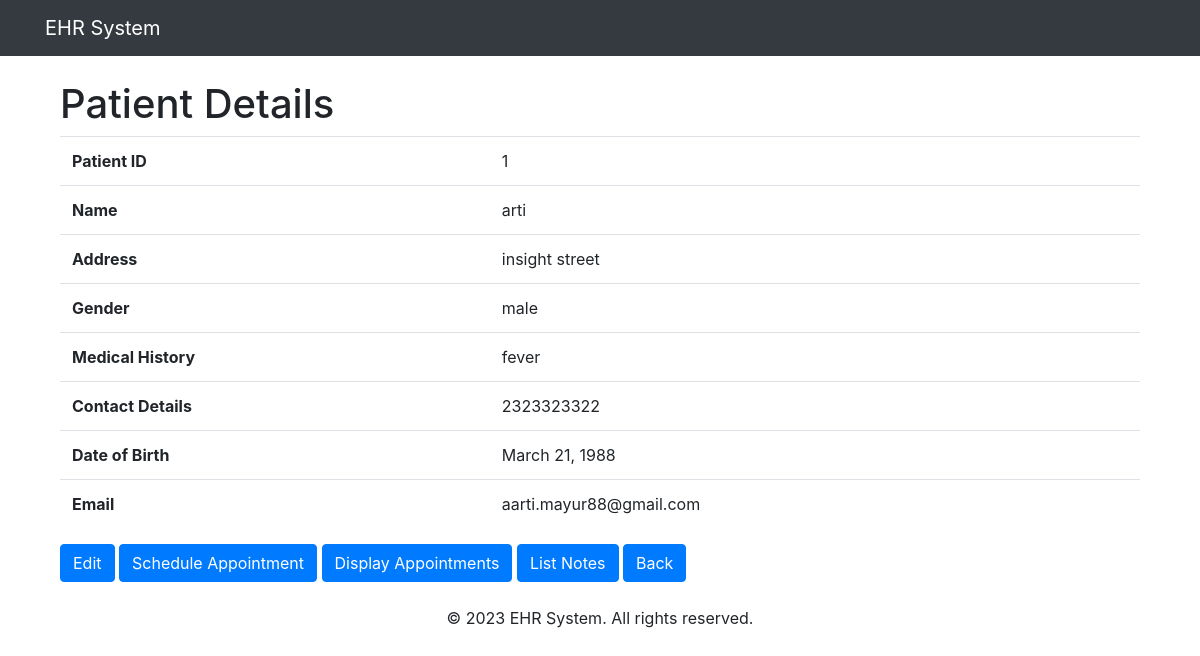
The app's page /patient/1/ with its own data.
### registration/models.py (models this page shows)
class Patient(models.Model):
    GENDER_CHOICES = (
        ('male', 'Male'),
        ('female', 'Female'),
        ('transgender', 'Transgender'),
    )
    name = models.CharField(max_length=255)
    contact_details = models.CharField(max_length=10, null=True, unique=True)
    dob = models.DateField(blank=True,null=True)
    email = models.CharField(max_length=255, null=True)
    gender = models.CharField(max_length=255, choices=GENDER_CHOICES, null=True)
    address = models.CharField(max_length=255, null=True)
    medical_history = models.CharField(max_length=2000, null=True)
    def __str__(self):
        return self.name

### patient/views.py (the view)
# urls.py: path('<int:patient_id>/', views.patient_details, name="patient_details"),
def patient_details(request, patient_id):
    patient=Patient.objects.get(id=patient_id)
    print(patient)
    return render(request, 'patient-details.html',{'patient':patient})

### templates/patient-details.html (shortened to what this page needs)
{% extends 'base.html' %}
{% block content %}
    <div class="container">
        <h1>Patient Details</h1>
        <table class="table">
            <tbody>
                <tr>
                    <th>Patient ID</th>
                    <td>{{patient.id}}</td>
                </tr>
                <tr>
                    <th>Name</th>
                    <td>{{patient.name}}</td>
                </tr>
                <tr>
                    <th>Address</th>
                    <td>{{patient.address}}</td>
                </tr>
                <tr>
                    <th>Gender</th>
                    <td>{{patient.gender}}</td>
                </tr>
                <tr>
                    <th>Medical History</th>
                    <td>{{patient.medical_history}}</td>
                </tr>
                <tr>
                    <th>Contact Details</th>
                    <td>{{patient.contact_details}}</td>
                </tr>
                <tr>
                    <th>Date of Birth</th>
                    <td>{{patient.dob}}</td>
                </tr>
                <tr>
                    <th>Email</th>
                    <td>{{patient.email}}</td>
                </tr>
            </tbody>
        </table>
        <a href='{% url 'patient:edit' patient.id %}' id="updateBtn" class="btn btn-primary" >Edit</a>
        <a href='{% url 'appointment:schedule' patient.id %}' id="scheduleappointmentsBtn" class="btn btn-primary">Schedule Appointment</a>
        <a href='{% url 'patient:appointments' patient.id %}' id="listappointmentsBtn" class="btn btn-primary" >Display Appointments</a>
        <a href='{% url 'patient:noteDetail' patient.id %}' id="listnotesBtn" class="btn btn-primary" >List Notes</a>
        <a href='{% url 'patient:search_patient' %}' id="search" class="btn btn-primary" >Back</a>
    </div>
{% endblock %}

### records on screen
Patient: id "1", name "arti", address "insight street", gender "male", medical_history "fever", contact_details "2323323322", dob "March 21, 1988", email "aarti.mayur88@gmail.com"
